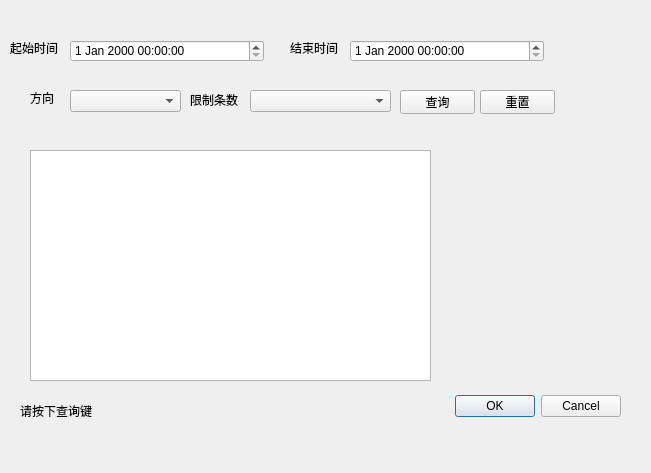
<?xml version="1.0" encoding="UTF-8"?>
<ui version="4.0">
 <class>QueryDialog</class>
 <widget class="QDialog" name="QueryDialog">
  <property name="geometry">
   <rect>
    <x>0</x>
    <y>0</y>
    <width>651</width>
    <height>473</height>
   </rect>
  </property>
  <property name="windowTitle">
   <string>Dialog</string>
  </property>
  <widget class="QWidget" name="layoutWidget">
   <property name="geometry">
    <rect>
     <x>270</x>
     <y>390</y>
     <width>351</width>
     <height>33</height>
    </rect>
   </property>
   <layout class="QHBoxLayout">
    <property name="spacing">
     <number>6</number>
    </property>
    <property name="margin" stdset="0">
     <number>0</number>
    </property>
    <item>
     <spacer>
      <property name="orientation">
       <enum>Qt::Orientation::Horizontal</enum>
      </property>
      <property name="sizeHint" stdset="0">
       <size>
        <width>131</width>
        <height>31</height>
       </size>
      </property>
     </spacer>
    </item>
    <item>
     <widget class="QPushButton" name="okButton">
      <property name="text">
       <string>OK</string>
      </property>
     </widget>
    </item>
    <item>
     <widget class="QPushButton" name="cancelButton">
      <property name="text">
       <string>Cancel</string>
      </property>
     </widget>
    </item>
   </layout>
  </widget>
  <widget class="QLabel" name="label">
   <property name="geometry">
    <rect>
     <x>10</x>
     <y>40</y>
     <width>54</width>
     <height>16</height>
    </rect>
   </property>
   <property name="text">
    <string>起始时间</string>
   </property>
  </widget>
  <widget class="QDateTimeEdit" name="dtStart">
   <property name="geometry">
    <rect>
     <x>70</x>
     <y>40</y>
     <width>194</width>
     <height>22</height>
    </rect>
   </property>
  </widget>
  <widget class="QDateTimeEdit" name="dtEnd">
   <property name="geometry">
    <rect>
     <x>350</x>
     <y>40</y>
     <width>194</width>
     <height>22</height>
    </rect>
   </property>
  </widget>
  <widget class="QLabel" name="label_2">
   <property name="geometry">
    <rect>
     <x>290</x>
     <y>40</y>
     <width>54</width>
     <height>16</height>
    </rect>
   </property>
   <property name="text">
    <string>结束时间</string>
   </property>
  </widget>
  <widget class="QComboBox" name="cmbDirection">
   <property name="geometry">
    <rect>
     <x>70</x>
     <y>90</y>
     <width>111</width>
     <height>22</height>
    </rect>
   </property>
  </widget>
  <widget class="QLabel" name="label_3">
   <property name="geometry">
    <rect>
     <x>30</x>
     <y>90</y>
     <width>54</width>
     <height>16</height>
    </rect>
   </property>
   <property name="text">
    <string>方向</string>
   </property>
  </widget>
  <widget class="QLabel" name="label_4">
   <property name="geometry">
    <rect>
     <x>190</x>
     <y>90</y>
     <width>54</width>
     <height>20</height>
    </rect>
   </property>
   <property name="text">
    <string>限制条数</string>
   </property>
  </widget>
  <widget class="QComboBox" name="cmbLimit">
   <property name="geometry">
    <rect>
     <x>250</x>
     <y>90</y>
     <width>141</width>
     <height>22</height>
    </rect>
   </property>
  </widget>
  <widget class="QTableView" name="tblResult">
   <property name="geometry">
    <rect>
     <x>30</x>
     <y>150</y>
     <width>401</width>
     <height>231</height>
    </rect>
   </property>
  </widget>
  <widget class="QPushButton" name="btnQuery">
   <property name="geometry">
    <rect>
     <x>400</x>
     <y>90</y>
     <width>75</width>
     <height>24</height>
    </rect>
   </property>
   <property name="text">
    <string>查询</string>
   </property>
  </widget>
  <widget class="QPushButton" name="btnReset">
   <property name="geometry">
    <rect>
     <x>480</x>
     <y>90</y>
     <width>75</width>
     <height>24</height>
    </rect>
   </property>
   <property name="text">
    <string>重置</string>
   </property>
  </widget>
  <widget class="QLabel" name="lblStatus">
   <property name="geometry">
    <rect>
     <x>20</x>
     <y>400</y>
     <width>221</width>
     <height>21</height>
    </rect>
   </property>
   <property name="text">
    <string>请按下查询键</string>
   </property>
  </widget>
 </widget>
 <resources/>
 <connections>
  <connection>
   <sender>okButton</sender>
   <signal>clicked()</signal>
   <receiver>QueryDialog</receiver>
   <slot>accept()</slot>
   <hints>
    <hint type="sourcelabel">
     <x>278</x>
     <y>253</y>
    </hint>
    <hint type="destinationlabel">
     <x>96</x>
     <y>254</y>
    </hint>
   </hints>
  </connection>
  <connection>
   <sender>cancelButton</sender>
   <signal>clicked()</signal>
   <receiver>QueryDialog</receiver>
   <slot>reject()</slot>
   <hints>
    <hint type="sourcelabel">
     <x>369</x>
     <y>253</y>
    </hint>
    <hint type="destinationlabel">
     <x>179</x>
     <y>282</y>
    </hint>
   </hints>
  </connection>
 </connections>
</ui>
